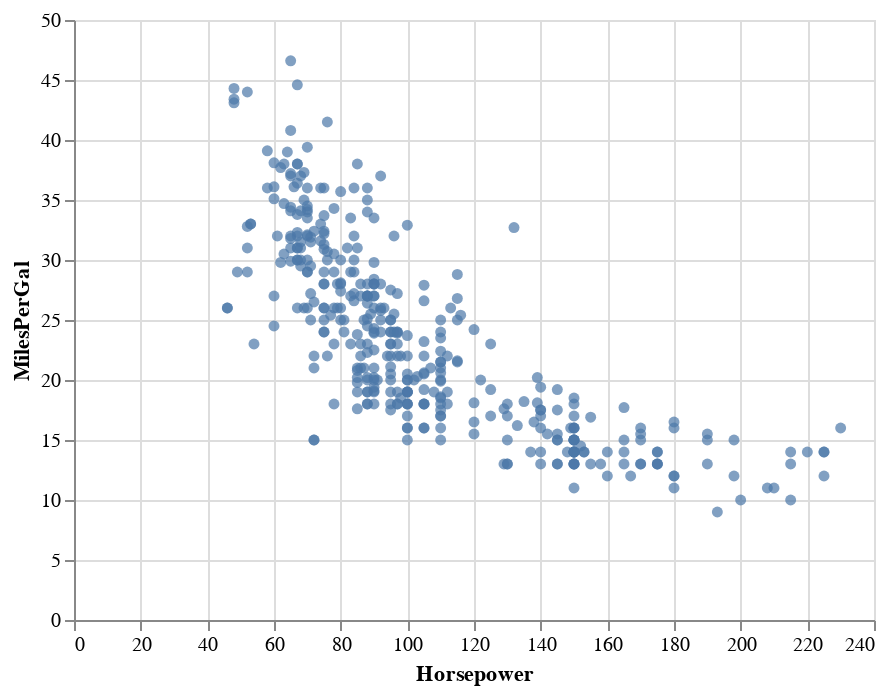

The code cell stored with this chart in its notebook:
### Code cell
displays[1]

### Figure 1 — Vega-Lite specification as saved in the notebook (floating-point values rounded to 4 significant figures; data arrays with more than 128 entries replaced by an {"elided": "..."} marker saying what was removed)
{"$schema": "https://vega.github.io/schema/vega-lite/v3.4.0.json", "config": {"mark": {"tooltip": {"content": "encoding"}}, "view": {"height": 300, "width": 400}}, "data": {"name": "data-72fe08951b86c7df8ecf6ef5a2b30a0a"}, "datasets": {"data-72fe08951b86c7df8ecf6ef5a2b30a0a": {"elided": "392 records"}}, "encoding": {"x": {"field": "Horsepower", "type": "quantitative"}, "y": {"field": "MilesPerGal", "type": "quantitative"}}, "mark": "circle", "selection": {"selector026": {"bind": "scales", "encodings": ["x", "y"], "type": "interval"}}}
